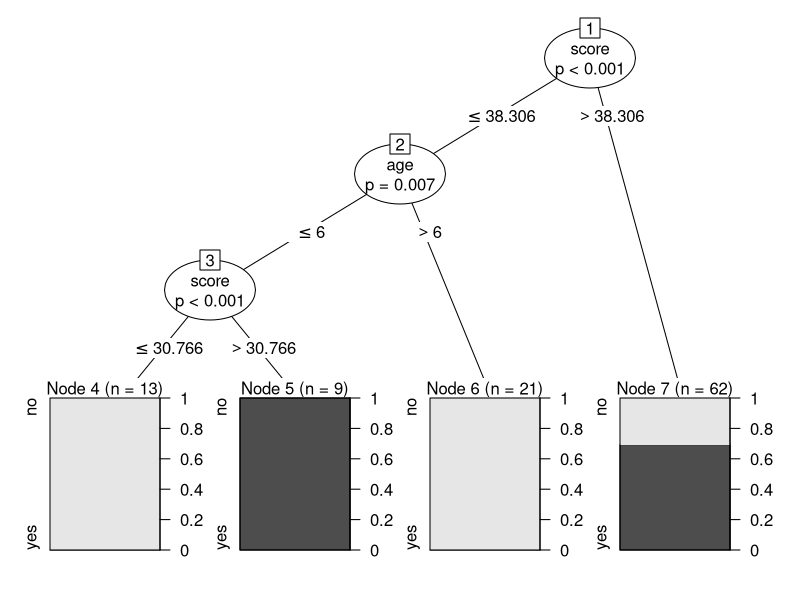
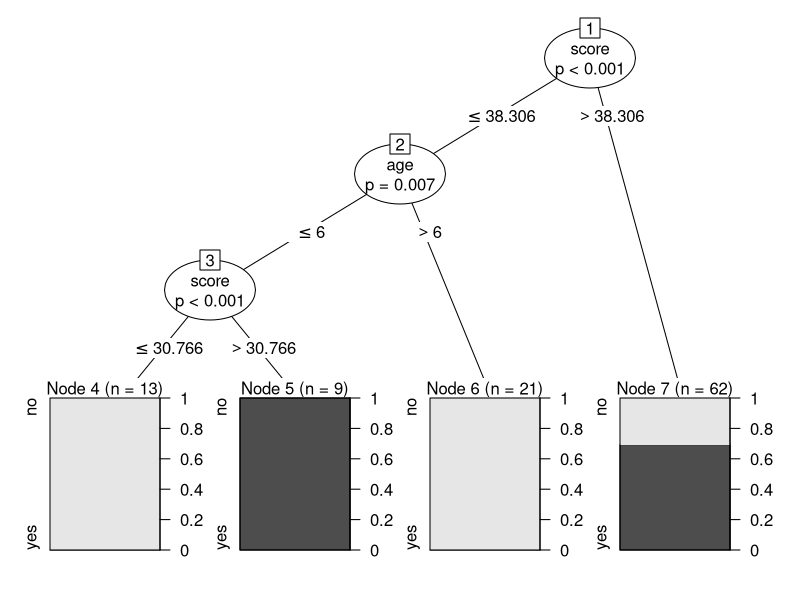

Generate these figures, in order, with R:
library(party)
print(head(readingSkills))
library(party)
input.dat<-readingSkills[c(1:105),]
png(file="decision_tree.png")
output.tree <-ctree(nativeSpeaker ~ age + shoeSize + score,data=input.dat)
plot(output.tree)
dev.off()
plot(output.tree)
